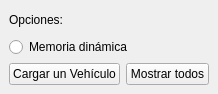
<?xml version="1.0" encoding="UTF-8"?>
<ui version="4.0">
 <class>MainWindow</class>
 <widget class="QMainWindow" name="MainWindow">
  <property name="geometry">
   <rect>
    <x>0</x>
    <y>0</y>
    <width>218</width>
    <height>94</height>
   </rect>
  </property>
  <property name="maximumSize">
   <size>
    <width>218</width>
    <height>94</height>
   </size>
  </property>
  <property name="windowTitle">
   <string>MainWindow</string>
  </property>
  <widget class="QWidget" name="centralwidget">
   <layout class="QGridLayout" name="gridLayout">
    <item row="0" column="0">
     <layout class="QVBoxLayout" name="verticalLayout">
      <item>
       <widget class="QLabel" name="label">
        <property name="text">
         <string>Opciones:</string>
        </property>
       </widget>
      </item>
      <item>
       <widget class="QRadioButton" name="radioButton">
        <property name="text">
         <string>Memoria dinámica</string>
        </property>
       </widget>
      </item>
      <item>
       <layout class="QHBoxLayout" name="horizontalLayout">
        <item>
         <widget class="QPushButton" name="pushButtonCargarUno">
          <property name="text">
           <string>Cargar un Vehículo</string>
          </property>
         </widget>
        </item>
        <item>
         <widget class="QPushButton" name="pushButtonMostrarTodos">
          <property name="text">
           <string>Mostrar todos</string>
          </property>
         </widget>
        </item>
       </layout>
      </item>
     </layout>
    </item>
   </layout>
  </widget>
 </widget>
 <resources/>
 <connections/>
</ui>
